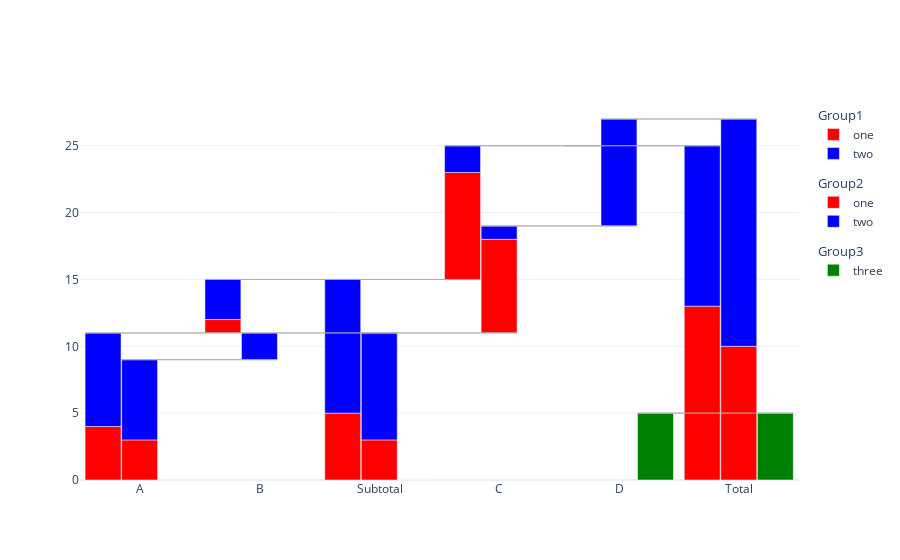

Here is the notebook cell this chart was saved with:
### Markdown cell above
One can also leave out the *group* layer and directly specify the *category* colors:

### Code cell
colors = {
    "one": "red", "two": "blue", "three": "green"
}

c = Waterfall(df, x="X", y="Y", category="category", colors=colors, group="group", total=True, subtotals={"B": "Subtotal"})
fig = c.get_fig()
fig

### Figure 1 — Plotly figure (JSON) as saved in the notebook; plotly's stock layout.template omitted (floating-point values rounded to 4 significant figures)
{"data": [{"base": [0, 11, 0, 15, 0, 0], "legendgroup": "Group1", "legendgrouptitle": {"text": "Group1"}, "marker": {"color": "red"}, "name": "one", "offset": -0.4575, "offsetgroup": "0", "type": "bar", "width": 0.3, "x": [0, 1, 2, 3, 4, 5], "y": [4, 1, 5, 8, null, 13]}, {"base": [4, 12, 5, 23, 0, 13], "legendgroup": "Group1", "legendgrouptitle": {"text": "Group1"}, "marker": {"color": "blue"}, "name": "two", "offset": -0.4575, "offsetgroup": "0", "type": "bar", "width": 0.3, "x": [0, 1, 2, 3, 4, 5], "y": [7, 3, 10, 2, null, 12]}, {"base": [0, 9, 0, 11, 19, 0], "legendgroup": "Group2", "legendgrouptitle": {"text": "Group2"}, "marker": {"color": "red"}, "name": "one", "offset": -0.1525, "offsetgroup": "1", "type": "bar", "width": 0.3, "x": [0, 1, 2, 3, 4, 5], "y": [3, 0, 3, 7, null, 10]}, {"base": [3, 9, 3, 18, 19, 10], "legendgroup": "Group2", "legendgrouptitle": {"text": "Group2"}, "marker": {"color": "blue"}, "name": "two", "offset": -0.1525, "offsetgroup": "1", "type": "bar", "width": 0.3, "x": [0, 1, 2, 3, 4, 5], "y": [6, 2, 8, 1, 8, 17]}, {"base": [0, 0, 0, 0, 0, 0], "legendgroup": "Group3", "legendgrouptitle": {"text": "Group3"}, "marker": {"color": "green"}, "name": "three", "offset": 0.1525, "offsetgroup": "2", "type": "bar", "width": 0.3, "x": [0, 1, 2, 3, 4, 5], "y": [null, null, 0, null, 5, 5]}], "layout": {"shapes": [{"line": {"color": "darkgrey", "width": 0.75}, "x0": -0.4575, "x1": 0.8425, "y0": 11, "y1": 11}, {"line": {"color": "darkgrey", "width": 0.75}, "x0": 0.5425, "x1": 1.843, "y0": 15, "y1": 15}, {"line": {"color": "darkgrey", "width": 0.75}, "x0": 1.542, "x1": 2.842, "y0": 15, "y1": 15}, {"line": {"color": "darkgrey", "width": 0.75}, "x0": 2.542, "x1": 3.842, "y0": 25, "y1": 25}, {"line": {"color": "darkgrey", "width": 0.75}, "x0": 3.542, "x1": 4.843, "y0": 25, "y1": 25}, {"line": {"color": "darkgrey", "width": 0.75}, "x0": -0.1525, "x1": 1.147, "y0": 9, "y1": 9}, {"line": {"color": "darkgrey", "width": 0.75}, "x0": 0.8475, "x1": 2.147, "y0": 11, "y1": 11}, {"line": {"color": "darkgrey", "width": 0.75}, "x0": 1.847, "x1": 3.147, "y0": 11, "y1": 11}, {"line": {"color": "darkgrey", "width": 0.75}, "x0": 2.848, "x1": 4.147, "y0": 19, "y1": 19}, {"line": {"color": "darkgrey", "width": 0.75}, "x0": 3.848, "x1": 5.147, "y0": 27, "y1": 27}, {"line": {"color": "darkgrey", "width": 0.75}, "x0": 4.152, "x1": 5.453, "y0": 5, "y1": 5}], "xaxis": {"tickmode": "array", "ticktext": ["A", "B", "Subtotal", "C", "D", "Total"], "tickvals": [0, 1, 2, 3, 4, 5]}}}
